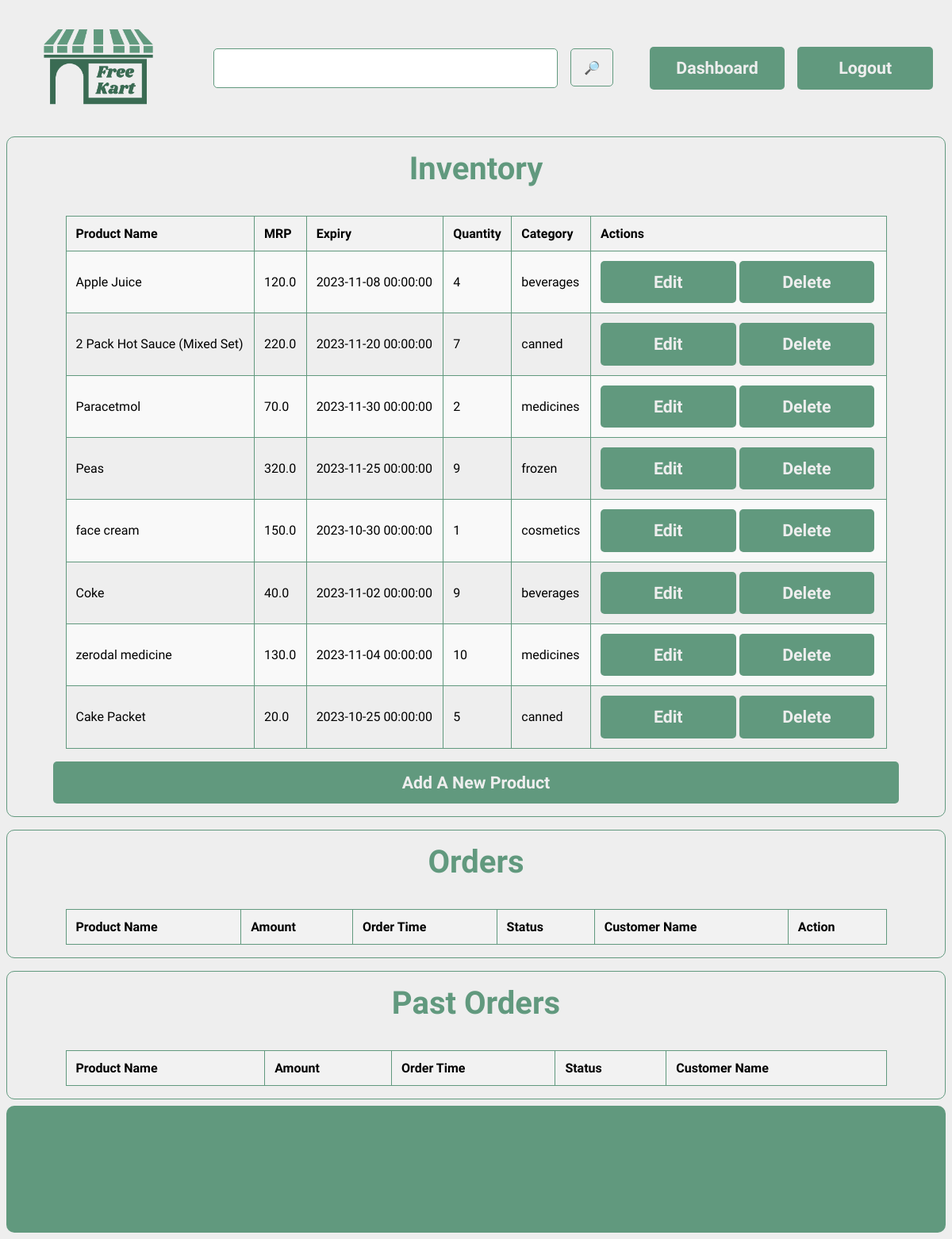
Screenshot of /dashboard/ (signed in) with the database file from the repository.
### models.py (models this page shows, shortened)
class Product(db.Model):
    __tablename__ = "products"
    id = db.Column(db.Integer, primary_key=True, autoincrement=True)
    expiry = db.Column(db.DateTime, nullable=False)
    pic = db.Column(db.String(50), nullable=False, default="")
    name = db.Column(db.String(50), nullable=False)
    quantity = db.Column(db.Integer, nullable=False)
    price = db.Column(db.Float, nullable=False)
    category = db.Column(db.String(25), nullable=False)
    seller_id = db.Column(db.Integer, db.ForeignKey('sellers.id'), nullable=False)

### routes/core.py (the view)
@core.route("/dashboard/")
def dashboard():
    seller = auth_seller()
    if not seller:
        return redirect(url_for('core.root'))
    orders = Order.query.join(Product).filter(Product.seller_id == seller.id).all()
    for order in orders:
        order.product_name = Product.query.get(order.product_id).name
        order.customer_name = Customer.query.get(order.customer_id).name
    return render_template("dashboard.html", seller=seller, orders=orders)

### routes/core.py (called while the page is built)
def auth_seller():
    if 'user_id' not in session or 'type' not in session or session['type'] != 'seller':
        return None
    seller = Seller.query.get(session['user_id'])
    if not seller:
        return None
    return seller

### templates/dashboard.html (shortened to what this page needs)
{% extends "base.html" %}
{% block head %}
<link rel="stylesheet" href="{{
    url_for('static', filename = 'css/dashboard.css')
}}">
{% endblock %}
{% block content %}
<inventory>
    <div class="display">
        <div class="heading">
   Inventory
        </div>
        <div class="products">
            <table>
                <tr>
                    <th>Product Name</th>
                    <th>MRP</th>
                    <th>Expiry</th>
                    <th>Quantity</th>
                    <th>Category</th>
                    <th>Actions</th>
                </tr>
                {% for product in seller.products %}
                <tr>
                    <td>{{ product.name }}</td>
                    <td>{{ product.price }}</td>
                    <td>{{ product.expiry }}</td>
                    <td>{{ product.quantity }}</td>
                    <td>{{ product.category }}</td>
                    <td>
                      <button onclick="window.location = '/dashboard/edit/{{ product.id }}'">Edit</button>
                      <button onclick="window.location = '/dashboard/delete/{{ product.id }}'">Delete</button>
                    </td>
                </tr>
                {% endfor %}
            </table>
        </div>
        <div class="add">
            <button id = 'add' onclick="window.location = '/dashboard/add'">
                Add A New Product
            </button>
        </div>
    </div>
    <div class="display">
        <div class="heading">
          Orders
        </div>
        <div class="products">
    <table>
        <tr>
            <th>Product Name</th>
            <th>Amount</th>
            <th>Order Time</th>
            <th>Status</th>
            <th>Customer Name</th>
            <th>Action</th>
        </tr>
    </table>
        </div>
      </div>
    <div class="display">
        <div class="heading">
          Past Orders
        </div>
        <div class="products">
            <table>
                <tr>
                    <th>Product Name</th>
                    <th>Amount</th>
                    <th>Order Time</th>
                    <th>Status</th>
                    <th>Customer Name</th>
                </tr>
            </table>
        </div>
      </div>
</inventory>
{% endblock %}

### static/css/global.css (style rules this page uses)
:root { --primary : #61997e; --white : #eeeeee; --content-font : 'Signika Negative' }
html { background-color: var(--white); }
* { margin: none; padding: none; border: none; outline: none; }
body { display: flex; flex-direction: column; gap: 0.5em; }
.display { display: flex; flex-direction: column; align-items: center; gap: 1em; padding: 1em; height: auto; border-radius: 10px; border:1px solid var(--primary); }
.heading { font-family: var(--content-font); font-size: 30pt; font-weight: 700; color: var(--primary); }
button { cursor: pointer; background-color: var(--primary); color: var(--white); font-family: var(--content-font); height: 2.5em; font-weight: bold; border-radius: 5px; font-size: 16pt; width: 8em; }
.products { display: grid; width: 90%; grid-template-columns: repeat(auto-fill, minmax(200px, 1fr)); gap: 2em; }

### static/css/dashboard.css (style rules this page uses)
inventory { display: flex; flex-direction: column; gap: 1em; }
.products { display: flex; }
table { font-family: var(--content-font); border-collapse: collapse; width: 100%; margin-top: 20px; }
th, td { border: 1px solid var(--primary); text-align: left; padding: 12px; }
th { background-color: #f2f2f2; }
tr:nth-child(even) { background-color: #f9f9f9; }
#add { width: 50em; }

### rows the page displays
Product: name "Apple Juice", price "120.0", expiry "2023-11-08 00:00:00", quantity "4", category "beverages"
Product: name "2 Pack Hot Sauce (Mixed Set)", price "220.0", expiry "2023-11-20 00:00:00", quantity "7", category "canned"
Product: name "Paracetmol", price "70.0", expiry "2023-11-30 00:00:00", quantity "2", category "medicines"
Product: name "Peas", price "320.0", expiry "2023-11-25 00:00:00", quantity "9", category "frozen"
Product: name "face cream", price "150.0", expiry "2023-10-30 00:00:00", quantity "1", category "cosmetics"
Product: name "Coke", price "40.0", expiry "2023-11-02 00:00:00", quantity "9", category "beverages"
Product: name "zerodal medicine", price "130.0", expiry "2023-11-04 00:00:00", quantity "10", category "medicines"
Product: name "Cake Packet", price "20.0", expiry "2023-10-25 00:00:00", quantity "5", category "canned"
